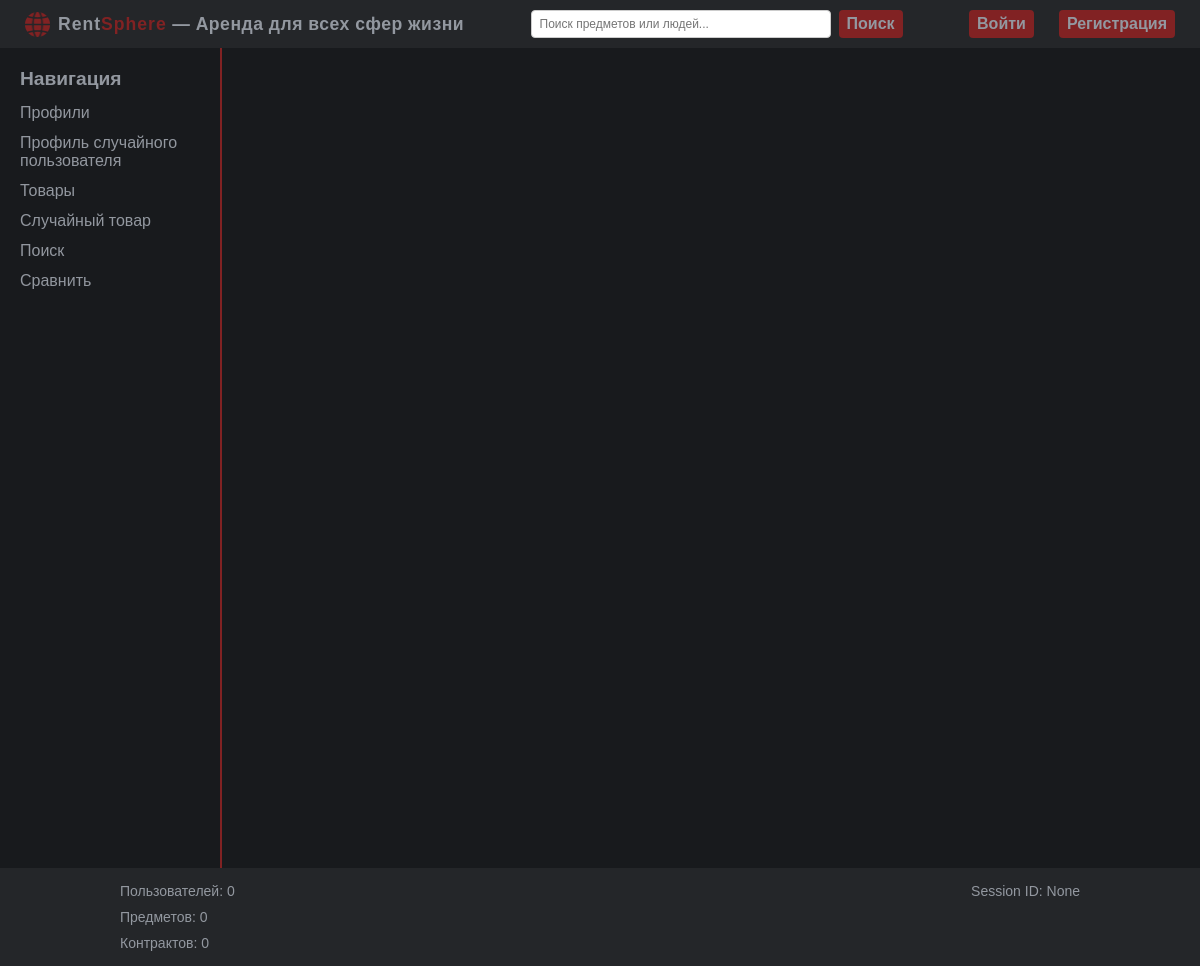
Page /items/ on the earlier database version.
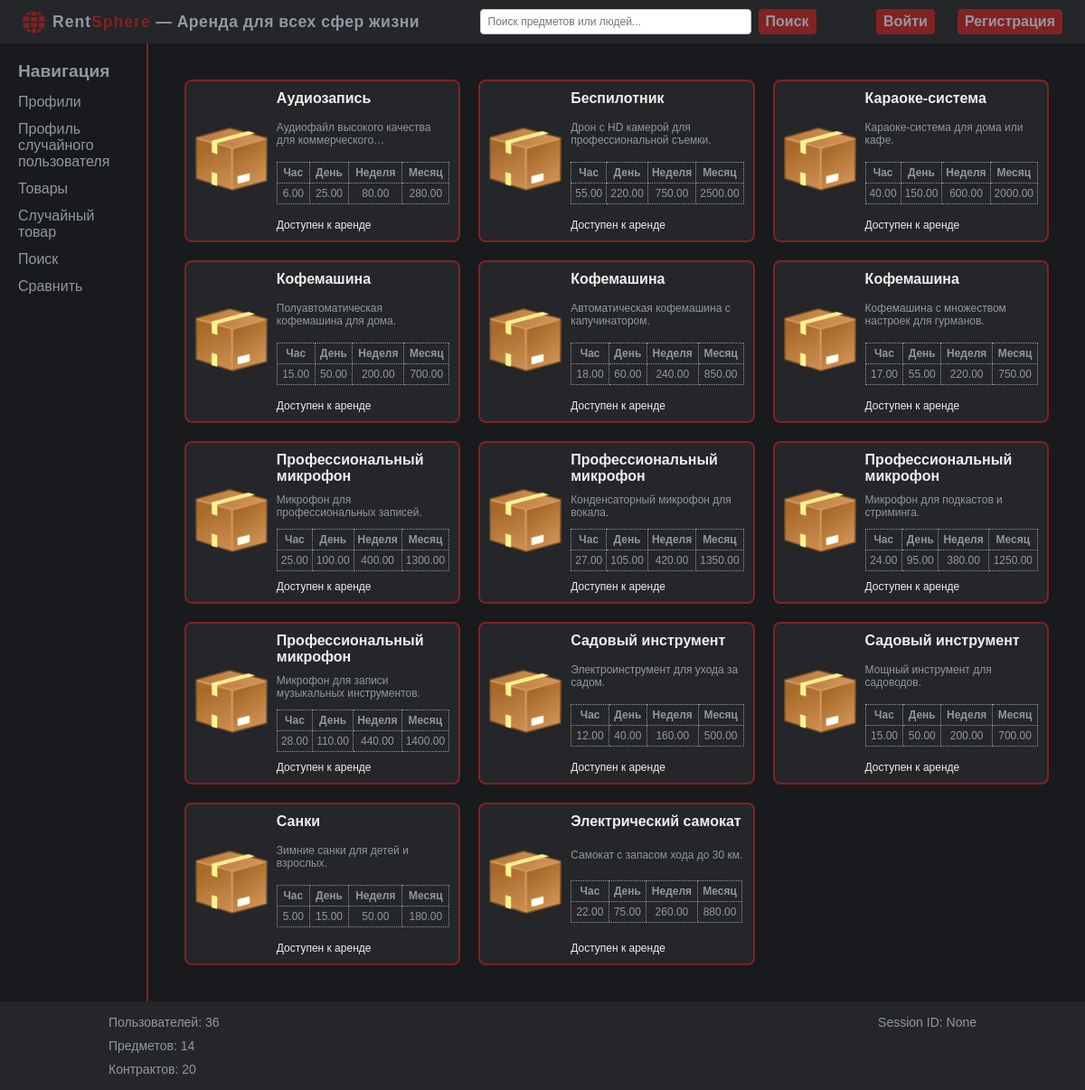
Same page on the later database version.
### models.py (models this page shows, shortened)
class Item(Base):
    __tablename__ = "items"
    id = Column(Integer, primary_key=True)
    photo = Column(String(255))
    name = Column(String(255), nullable=False)
    desc = Column(Text)
    price_h = Column(Numeric(10, 2))
    price_d = Column(Numeric(10, 2))
    price_w = Column(Numeric(10, 2))
    price_m = Column(Numeric(10, 2))
    owner_id = Column(Integer, ForeignKey("users.id"))
    owner = relationship("User", backref="owner_items")

### app.py (the view)
@app.route("/items/", methods=["GET"])
def items():
    items_list = models.Item.query.all()
    item_card_data = []
    for item in items_list:
        contract = models.Contract.query.filter_by(item_id=item.id).first()
        is_available = contract.is_available if contract else None
        item_card_data.append({"id": item.id,
                               "name": item.name,
                               "photo": item.photo,
                               "desc": item.desc,
                               "price_h": item.price_h,
                               "price_d": item.price_d,
                               "price_w": item.price_w,
                               "price_m": item.price_m,
                               "owner_id": item.owner_id,
                               "is_available": is_available})
    return render_template("items.html", items=item_card_data)

### app.py (called while the page is built, shortened)
@app.teardown_request
def teardown_request(exceptions=None):
    db_session.remove()

@app.context_processor
def stats_data():
    session_id = session.get("user_id")
    users_total = models.User.query.count()
    items_total = models.Item.query.count()
    contracts_total = models.Contract.query.count()
    stats = {"users_total": users_total,
             "items_total": items_total,
             "contracts_total": contracts_total,
             "session_id": session_id}
    return dict(stats=stats)

@app.context_processor
def inject_user():
    user_id = session.get("user_id")
    user_data = {"id": None, "login": "Guest"}
    return {"current_user": user_data}

### templates/items.html (shortened to what this page needs)
{% extends 'base.html' %}
{% block content %}
    {% include 'items_list.html' %}
{% endblock %}

### templates/base.html (shortened to what this page needs)
<!DOCTYPE html>
<html lang="ru">
<head>
    <link rel="stylesheet" href="{{ url_for('static', filename='css/styles.css') }}">
</head>
<body>
    <div class="layout">
        <div class="header">
            <div class="header-left">
                <img src="{{ url_for('static', filename='images/logo_red.png') }}" alt="Logo" class="logo">
                <span class="brand-name"><span class="rent">Rent</span><span class="sphere">Sphere</span> — Аренда для всех сфер жизни</span>
            </div>
            <form class="header-search" action="/search" method="GET">
                <input type="text" name="q" class="search-field" placeholder="Поиск предметов или людей...">
                <button type="submit" class="search-button">Поиск</button>
            </form>
            <div class="header-right">
                {% if not current_user.id %}
                    <a href="/login">Войти</a>
                    <a href="/register">Регистрация</a>
                {% else %}
                    <img src="{{ url_for('static', filename='images/default_avatar.png') }}" alt="Аватар" class="header-avatar">
                    <span class="header-user">{{ current_user.login }}</span>
                    <a href="/logout">Выйти</a>
                {% endif %}
            </div>
        </div>
        <div class="center-container">
            <div class="sidebar">
                <span>Навигация</span>
                {% if current_user.id %}
                    <a href="/profiles">Профили</a>
                    <a href="{{ url_for('profile', user_id=current_user.id) }}">Мой профиль</a>
                    <a href="/profiles/random_user">Профиль случайного пользователя</a>
                    <a href="/profiles/search_history">История поиска</a>
                    <a href="/profiles/favorites">Избранное</a>
                    <a href="/items/add">Добавить новый товар</a>
                    <a href="/items">Товары</a>
                    <a href="/items/random_item_details">Случайный товар</a>
                    <a href="/contracts/random_contract">Случайный контракт</a>
                    <a href="/search">Поиск</a>
                    <a href="/complain">Жалоба</a>
                    <a href="/compare">Сравнить</a>
                {% else %}
                    <a href="/profiles">Профили</a>
                    <a href="/profiles/random_user">Профиль случайного пользователя</a>
                    <a href="/items">Товары</a>
                    <a href="/items/random_item_details">Случайный товар</a>
                    <a href="/search">Поиск</a>
                    <a href="/compare">Сравнить</a>
                {% endif %}
            </div>
            <div class="content-area">
                {% block content %}{% endblock %}
            </div>
        </div>
        <div class="footer">
            <table class="stats-table">
                <tr>
                    <td class="left-col">Пользователей: {{ stats.users_total }}</td>
                    <td class="right-col">Session ID: {{ stats.session_id }}</td>
                </tr>
                <tr>
                    <td class="left-col">Предметов: {{ stats.items_total }}</td>
                    <td class="right-col"></td>
                </tr>
                <tr>
                    <td class="left-col">Контрактов: {{ stats.contracts_total }}</td>
                    <td class="right-col"></td>
                </tr>
            </table>
        </div>
    </div>
</body>
</html>

### templates/items_list.html
<div class="items-container">
    {% for item in items %}
    <a href="{{ url_for('item_details', item_id=item.id) }}" class="item-card">
        <div class="item-photo">
            <img src="{{ url_for('static', filename='images/items/default_item.png') }}" alt="Photo">
        </div>
        <div class="item-short-details">
            <div class="item-name">{{ item.name }}</div>
            <div class="item-short-desc">{{ item.desc }}</div>
            <table class="price-table">
                <tr>
                    <th>Час</th>
                    <th>День</th>
                    <th>Неделя</th>
                    <th>Месяц</th>
                </tr>
                <tr>
                    <td>{{ item.price_h }}</td>
                    <td>{{ item.price_d }}</td>
                    <td>{{ item.price_w }}</td>
                    <td>{{ item.price_m }}</td>
                </tr>
            </table>
            <div class="item-data">
                {% if item.is_available %}
                    Доступен к аренде
                {% else %}
                    Не доступен
                {% endif %}
            </div>
        </div>
    </a>
    {% endfor %}
</div>

### static/css/styles.css (style rules this page uses)
body { background-color: #181A1D; color: #EEEEEE; margin: 0; font-family: Arial, sans-serif; }
.header, .footer { background-color: #242629; color: #9398A0; padding: 10px; text-align: center; }
.center-container { display: flex; }
.content-area { flex-grow: 1; background-color: #181A1D; padding: 20px; color: #EEEEEE; }
.stats-table { width: 1000px; margin: 0 auto; border-collapse: collapse; }
.stats-table td { padding: 5px 20px; vertical-align: middle; border: none; font-size: 14px; }
.left-col { text-align: left; }
.right-col { text-align: right; }

### static/css/modules/sidebar.css (style rules this page uses)
.sidebar { background-color: #181A1D; color: #92979F; padding: 20px; width: 180px; height: calc(100vh - 20px); overflow-y: auto; float: left; }
.sidebar span { font-size: 1.2em; margin-bottom: 8px; display: block; font-weight: bold; }
.sidebar a { display: block; color: #92979F; text-decoration: none; padding: 6px 0; }
.sidebar + .content-area { border-left: 2px solid #812223; }

### static/css/modules/header.css (style rules this page uses)
.header { display: flex; justify-content: space-between; align-items: center; padding: 5px 10px; background-color: #242629; }
.header-left { display: flex; align-items: center; }
.logo { width: 25px; height: 25px; margin-right: 8px; margin-left: 15px; }
.brand-name { color: #9398A0; font-weight: bold; font-size: 1.1em; letter-spacing: 0.5px; }
.rent { font-weight: bold; color: #9398A0; letter-spacing: 1px; }
.sphere { font-weight: bold; color: #812223; letter-spacing: 1px; }
.header-search { display: flex; align-items: center; justify-content: center; flex: 1; }
.search-field { padding: 6px 8px; font-size: 12px; border: 1px solid #ccc; border-radius: 4px; width: 300px; box-sizing: border-box; }
.search-button { color: #9398A0; background-color: #812223; padding: 5px 8px; font-weight: bold; font-size: 1em; border: none; border-radius: 4px; cursor: pointer; margin-left: 8px; transition: background-color 0.3s ease; }
.header-right { display: flex; align-items: center; justify-content: flex-end; gap: 10px; }
.header a { color: #9398A0; background-color: #812223; padding: 5px 8px; text-decoration: none; font-weight: bold; font-size: 1em; border-radius: 4px; margin-right: 15px; transition: background-color 0.3s ease; }

### static/css/modules/items.css (style rules this page uses)
.items-container { display: grid; grid-template-columns: repeat(3, 1fr); gap: 20px; margin: 20px; max-width: 1000px; }
.item-card { display: flex; background-color: #242629; color: #EEEEEE; border-radius: 8px; padding: 10px; transition: background-color 0.3s; border: 2px solid #812223; align-items: center; height: 180px; text-decoration: none; box-sizing: border-box; }
.item-photo { margin-right: 10px; }
.item-photo img { width: 80px; height: 80px; border-radius: 10px; }
.item-short-details { display: flex; flex-direction: column; justify-content: space-between; height: 100%; }
.item-name { font-size: 16px; font-weight: bold; }
.item-short-desc { color: #92979F; font-size: 12px; margin-top: 5px; display: -webkit-box; -webkit-line-clamp: 2; -webkit-box-orient: vertical; overflow: hidden; text-overflow: ellipsis; }
.price-table { margin-top: 5px; width: 100%; border-collapse: collapse; }
.price-table th, .price-table td { padding: 4px; text-align: center; border: 1px dotted #92979F; color: #92979F; font-size: 12px; }
.item-data { margin-top: 5px; font-size: 12px; }

Differences in the rows shown:
added Item: name "Аудиозапись", desc "Аудиофайл высокого качества для…", price_h "6.00", price_d "25.00", price_w "80.00", price_m "280.00"
added Item: name "Беспилотник", desc "Дрон с HD камерой для профессиональной съемки.", price_h "55.00", price_d "220.00", price_w "750.00", price_m "2500.00"
added Item: name "Караоке-система", desc "Караоке-система для дома или кафе.", price_h "40.00", price_d "150.00", price_w "600.00", price_m "2000.00"
added Item: name "Кофемашина", desc "Полуавтоматическая кофемашина для дома.", price_h "15.00", price_d "50.00", price_w "200.00", price_m "700.00"
added Item: name "Кофемашина", desc "Автоматическая кофемашина с капучинатором.", price_h "18.00", price_d "60.00", price_w "240.00", price_m "850.00"
added Item: name "Кофемашина", desc "Кофемашина с множеством настроек для гурманов.", price_h "17.00", price_d "55.00", price_w "220.00", price_m "750.00"
added Item: name "Профессиональный микрофон", desc "Микрофон для профессиональных записей.", price_h "25.00", price_d "100.00", price_w "400.00", price_m "1300.00"
added Item: name "Профессиональный микрофон", desc "Конденсаторный микрофон для вокала.", price_h "27.00", price_d "105.00", price_w "420.00", price_m "1350.00"
added Item: name "Профессиональный микрофон", desc "Микрофон для подкастов и стриминга.", price_h "24.00", price_d "95.00", price_w "380.00", price_m "1250.00"
added Item: name "Профессиональный микрофон", desc "Микрофон для записи музыкальных инструментов.", price_h "28.00", price_d "110.00", price_w "440.00", price_m "1400.00"
added Item: name "Садовый инструмент", desc "Электроинструмент для ухода за садом.", price_h "12.00", price_d "40.00", price_w "160.00", price_m "500.00"
added Item: name "Садовый инструмент", desc "Мощный инструмент для садоводов.", price_h "15.00", price_d "50.00", price_w "200.00", price_m "700.00"
added Item: name "Санки", desc "Зимние санки для детей и взрослых.", price_h "5.00", price_d "15.00", price_w "50.00", price_m "180.00"
added Item: name "Электрический самокат", desc "Самокат с запасом хода до 30 км.", price_h "22.00", price_d "75.00", price_w "260.00", price_m "880.00"
Other differences:
{{ stats.users_total }}: "0" → "36"
{{ stats.items_total }}: "0" → "14"
{{ stats.contracts_total }}: "0" → "20"
